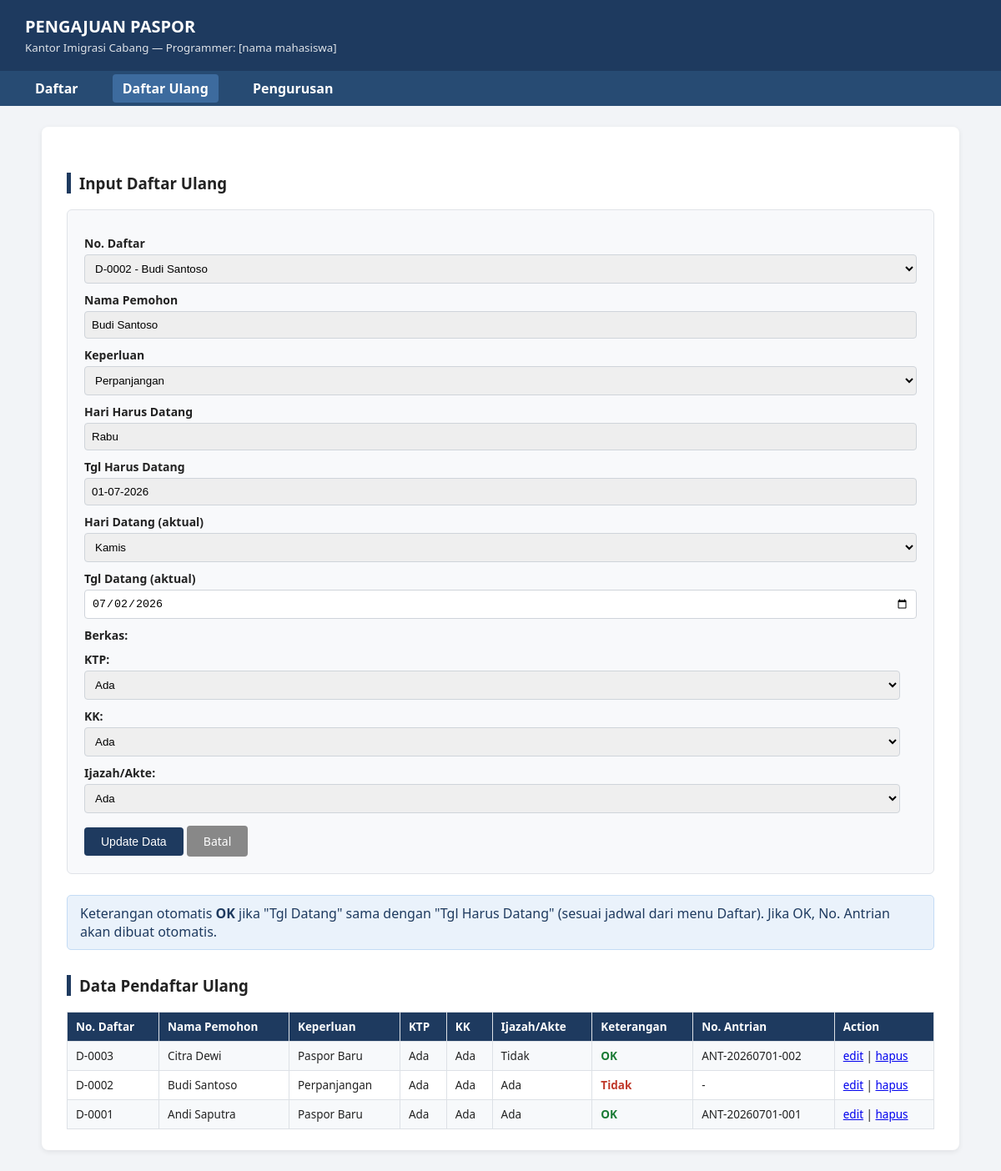
/daftar_ulang.php?edit=2, run on the app's committed database.
### tables this page shows
CREATE TABLE daftar_ulang (
    no_daftar_ulang   INT AUTO_INCREMENT PRIMARY KEY,
    no_daftar         INT NOT NULL,
    nama_pemohon      VARCHAR(100) NOT NULL,
    keperluan         VARCHAR(50) NOT NULL,
    ktp               ENUM('Ada','Tidak') NOT NULL,
    kk                ENUM('Ada','Tidak') NOT NULL,
    ijazah_akte       ENUM('Ada','Tidak') NOT NULL,
    hari_harus_datang VARCHAR(20) NOT NULL,
    tgl_harus_datang  DATE NOT NULL,
    hari_datang       VARCHAR(20) NOT NULL,
    tgl_datang        DATE NOT NULL,
    keterangan        ENUM('OK','Tidak') NOT NULL,
    no_antrian        VARCHAR(30) DEFAULT NULL,
    FOREIGN KEY (no_daftar) REFERENCES pendaftar(no_daftar) ON DELETE CASCADE
);

### daftar_ulang.php (the view, shortened to what this page needs)
<?php
require_once "functions.php";
$editData = null;
if (isset($_GET['edit'])) {
    $id = (int) $_GET['edit'];
    $res = mysqli_query($conn, "SELECT * FROM daftar_ulang WHERE no_daftar_ulang = $id");
    $editData = mysqli_fetch_assoc($res);
}
require_once "header.php";
$listPendaftar = mysqli_query($conn, "SELECT * FROM pendaftar ORDER BY no_daftar DESC");
?>
<h3 class="section-title">Input Daftar Ulang</h3>
<form class="form-box" method="POST" action="daftar_ulang.php" id="formDaftarUlang">
    <label>No. Daftar</label>
    <select name="no_daftar" id="no_daftar" required onchange="isiOtomatis()">
        <?php
        mysqli_data_seek($listPendaftar, 0);
        while ($p = mysqli_fetch_assoc($listPendaftar)) {
            $selected = ($editData && $editData['no_daftar'] == $p['no_daftar']) ? 'selected' : '';
            echo "<option value='{$p['no_daftar']}' data-nama='" . htmlspecialchars($p['nama_pemohon']) . "' data-hari='{$p['hari']}' data-tanggal='{$p['tanggal']}' $selected>D-" . str_pad($p['no_daftar'], 4, '0', STR_PAD_LEFT) . " - " . htmlspecialchars($p['nama_pemohon']) . "</option>";
        }
        ?>
    </select>
    <label>Nama Pemohon</label>
    <input type="text" id="nama_pemohon" readonly value="<?php echo htmlspecialchars($editData['nama_pemohon'] ?? ''); ?>">
    <label>Keperluan</label>
    <select name="keperluan" required>
        <?php foreach (["Paspor Baru", "Perpanjangan", "Penggantian"] as $opt): ?>
            <option value="<?php echo $opt; ?>" <?php echo (($editData['keperluan'] ?? '') === $opt) ? 'selected' : ''; ?>><?php echo $opt; ?></option>
        <?php endforeach; ?>
    </select>
    <label>Hari Harus Datang</label>
    <input type="text" id="hari_harus_datang" readonly value="<?php echo $editData['hari_harus_datang'] ?? ''; ?>">
    <label>Tgl Harus Datang</label>
    <input type="text" id="tgl_harus_datang" readonly value="<?php echo isset($editData['tgl_harus_datang']) ? date('d-m-Y', strtotime($editData['tgl_harus_datang'])) : ''; ?>">
    <label>Hari Datang (aktual)</label>
    <select name="hari_datang" required>
        <?php foreach (["Senin","Selasa","Rabu","Kamis","Jumat","Sabtu","Minggu"] as $h): ?>
            <option value="<?php echo $h; ?>" <?php echo (($editData['hari_datang'] ?? '') === $h) ? 'selected' : ''; ?>><?php echo $h; ?></option>
        <?php endforeach; ?>
    </select>
    <label>Tgl Datang (aktual)</label>
    <input type="date" name="tgl_datang" required value="<?php echo $editData['tgl_datang'] ?? date('Y-m-d'); ?>">
    <div class="checkbox-row">
        <label>Berkas:</label>
        <label>KTP:
            <select name="ktp">
                <option value="Ada" <?php echo (($editData['ktp'] ?? '') === 'Ada') ? 'selected' : ''; ?>>Ada</option>
            </select>
        </label>
        <label>KK:
            <select name="kk">
                <option value="Ada" <?php echo (($editData['kk'] ?? '') === 'Ada') ? 'selected' : ''; ?>>Ada</option>
            </select>
        </label>
        <label>Ijazah/Akte:
            <select name="ijazah_akte">
                <option value="Ada" <?php echo (($editData['ijazah_akte'] ?? '') === 'Ada') ? 'selected' : ''; ?>>Ada</option>
            </select>
        </label>
    </div>
    <button type="submit" class="btn"><?php echo $editData ? 'Update Data' : 'Simpan'; ?></button>
    <?php if ($editData): ?>
        <a href="daftar_ulang.php" class="btn btn-secondary">Batal</a>
    <?php endif; ?>
</form>
<div class="alert alert-info">
    Keterangan otomatis <strong>OK</strong> jika "Tgl Datang" sama dengan "Tgl Harus Datang" (sesuai jadwal dari menu Daftar). Jika OK, No. Antrian akan dibuat otomatis.
</div>
<h3 class="section-title">Data Pendaftar Ulang</h3>
<table>
    <tr>
        <th>No. Daftar</th>
        <th>Nama Pemohon</th>
        <th>Keperluan</th>
        <th>KTP</th>
        <th>KK</th>
        <th>Ijazah/Akte</th>
        <th>Keterangan</th>
        <th>No. Antrian</th>
        <th>Action</th>
    </tr>
    <?php
    $res = mysqli_query($conn, "SELECT * FROM daftar_ulang ORDER BY no_daftar_ulang DESC");
    while ($row = mysqli_fetch_assoc($res)) {
        $ketClass = $row['keterangan'] === 'OK' ? 'badge-ok' : 'badge-no';
        echo "<tr>";
        echo "<td>D-" . str_pad($row['no_daftar'], 4, '0', STR_PAD_LEFT) . "</td>";
        echo "<td>" . htmlspecialchars($row['nama_pemohon']) . "</td>";
        echo "<td>" . $row['keperluan'] . "</td>";
        echo "<td>" . $row['ktp'] . "</td>";
        echo "<td>" . $row['kk'] . "</td>";
        echo "<td>" . $row['ijazah_akte'] . "</td>";
        echo "<td class='$ketClass'>" . $row['keterangan'] . "</td>";
        echo "<td>" . ($row['no_antrian'] ?? '-') . "</td>";
        echo "<td>
                <a href='daftar_ulang.php?edit={$row['no_daftar_ulang']}'>edit</a> |
                <a href='daftar_ulang.php?hapus={$row['no_daftar_ulang']}' onclick=\"return confirm('Hapus data ini?')\">hapus</a>
              </td>";
        echo "</tr>";
    }
    ?>
</table>
<?php require_once "footer.php"; ?>

### style.css (style rules this page uses)
* { box-sizing: border-box; }
body { font-family: "Segoe UI", Arial, sans-serif; background: #f2f4f7; margin: 0; padding: 0; color: #222; }
h3.section-title { border-left: 5px solid #1e3a5f; padding-left: 10px; margin-top: 30px; }
form.form-box { background: #f8f9fb; border: 1px solid #e0e3e8; padding: 20px; border-radius: 6px; margin-bottom: 25px; }
form.form-box label { display: block; margin-top: 10px; font-weight: 600; font-size: 14px; }
form.form-box input[type=text], form.form-box input[type=date], form.form-box input[type=number], form.form-box select { width: 100%; padding: 8px; margin-top: 4px; border: 1px solid #cfd4da; border-radius: 4px; }
form.form-box input[readonly] { background: #eee; }
.checkbox-row { margin-top: 8px; }
.checkbox-row label { display: inline-block; font-weight: 500; margin-right: 20px; }
.btn { display: inline-block; background: #1e3a5f; color: #fff; border: none; padding: 9px 20px; border-radius: 4px; cursor: pointer; margin-top: 15px; font-size: 14px; text-decoration: none; }
.btn-secondary { background: #888; }
table { width: 100%; border-collapse: collapse; margin-top: 10px; font-size: 13.5px; }
table th, table td { border: 1px solid #dde1e6; padding: 8px 10px; text-align: left; }
table th { background: #1e3a5f; color: #fff; }
table tr:nth-child(even) { background: #f7f9fb; }
.badge-ok { color: #1a7a34; font-weight: 700; }
.badge-no { color: #c0392b; font-weight: 700; }
.alert { padding: 10px 15px; border-radius: 5px; margin-bottom: 15px; }
.alert-info { background: #eaf2fb; color: #1e3a5f; border: 1px solid #c4dcf5; }

### data on the page
daftar_ulang: nama_pemohon "Budi Santoso", keperluan "Perpanjangan", hari_harus_datang "Rabu", tgl_harus_datang "01-07-2026", hari_datang "Kamis", tgl_datang "07/02/2026", ktp "Ada", kk "Ada", ijazah_akte "Ada", no_daftar "0002", keterangan "Tidak", no_antrian "-"
daftar_ulang: no_daftar "0003", nama_pemohon "Citra Dewi", keperluan "Paspor Baru", ktp "Ada", kk "Ada", ijazah_akte "Tidak", keterangan "OK", no_antrian "ANT-20260701-002"
daftar_ulang: no_daftar "0001", nama_pemohon "Andi Saputra", keperluan "Paspor Baru", ktp "Ada", kk "Ada", ijazah_akte "Ada", keterangan "OK", no_antrian "ANT-20260701-001"
